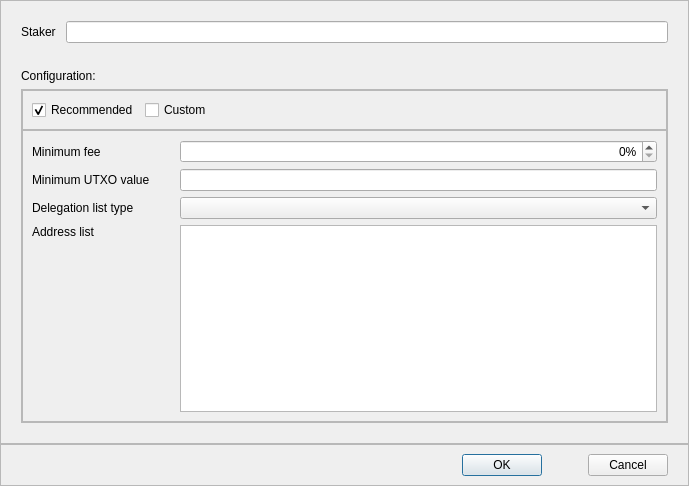
<?xml version="1.0" encoding="UTF-8"?>
<ui version="4.0">
 <class>SuperStakerConfigDialog</class>
 <widget class="QDialog" name="SuperStakerConfigDialog">
  <property name="geometry">
   <rect>
    <x>0</x>
    <y>0</y>
    <width>689</width>
    <height>486</height>
   </rect>
  </property>
  <property name="windowTitle">
   <string>Super staker options</string>
  </property>
  <layout class="QVBoxLayout" name="verticalLayout_3">
   <property name="spacing">
    <number>0</number>
   </property>
   <property name="leftMargin">
    <number>0</number>
   </property>
   <property name="topMargin">
    <number>0</number>
   </property>
   <property name="rightMargin">
    <number>0</number>
   </property>
   <property name="bottomMargin">
    <number>0</number>
   </property>
   <item>
    <widget class="QFrame" name="frameSuperStakeConfig">
     <property name="frameShape">
      <enum>QFrame::StyledPanel</enum>
     </property>
     <property name="frameShadow">
      <enum>QFrame::Raised</enum>
     </property>
     <layout class="QVBoxLayout" name="verticalLayout_2">
      <property name="leftMargin">
       <number>20</number>
      </property>
      <property name="topMargin">
       <number>20</number>
      </property>
      <property name="rightMargin">
       <number>20</number>
      </property>
      <property name="bottomMargin">
       <number>20</number>
      </property>
      <item>
       <layout class="QHBoxLayout" name="horizontalLayout_2">
        <property name="spacing">
         <number>10</number>
        </property>
        <item>
         <widget class="QLabel" name="labelStaker">
          <property name="text">
           <string>Staker</string>
          </property>
         </widget>
        </item>
        <item>
         <widget class="QLineEdit" name="txtStaker">
          <property name="readOnly">
           <bool>true</bool>
          </property>
         </widget>
        </item>
       </layout>
      </item>
      <item>
       <spacer name="verticalSpacer_2">
        <property name="orientation">
         <enum>Qt::Vertical</enum>
        </property>
        <property name="sizeType">
         <enum>QSizePolicy::Fixed</enum>
        </property>
        <property name="sizeHint" stdset="0">
         <size>
          <width>20</width>
          <height>20</height>
         </size>
        </property>
       </spacer>
      </item>
      <item>
       <widget class="QLabel" name="labelConfiguration">
        <property name="text">
         <string>Configuration:</string>
        </property>
       </widget>
      </item>
      <item>
       <widget class="QFrame" name="frameConfig">
        <property name="frameShape">
         <enum>QFrame::StyledPanel</enum>
        </property>
        <property name="frameShadow">
         <enum>QFrame::Raised</enum>
        </property>
        <layout class="QVBoxLayout" name="verticalLayout">
         <property name="spacing">
          <number>0</number>
         </property>
         <property name="leftMargin">
          <number>0</number>
         </property>
         <property name="topMargin">
          <number>0</number>
         </property>
         <property name="rightMargin">
          <number>0</number>
         </property>
         <property name="bottomMargin">
          <number>0</number>
         </property>
         <item>
          <widget class="QFrame" name="frameStakerConfigTitle">
           <property name="frameShape">
            <enum>QFrame::StyledPanel</enum>
           </property>
           <property name="frameShadow">
            <enum>QFrame::Raised</enum>
           </property>
           <layout class="QHBoxLayout" name="horizontalLayout_3">
            <item>
             <widget class="QCheckBox" name="cbRecommended">
              <property name="text">
               <string>Recommended</string>
              </property>
              <property name="checked">
               <bool>true</bool>
              </property>
              <property name="autoExclusive">
               <bool>true</bool>
              </property>
             </widget>
            </item>
            <item>
             <widget class="QCheckBox" name="cbCustom">
              <property name="text">
               <string>Custom</string>
              </property>
              <property name="autoExclusive">
               <bool>true</bool>
              </property>
             </widget>
            </item>
            <item>
             <spacer name="horizontalSpacer_2">
              <property name="orientation">
               <enum>Qt::Horizontal</enum>
              </property>
              <property name="sizeHint" stdset="0">
               <size>
                <width>188</width>
                <height>20</height>
               </size>
              </property>
             </spacer>
            </item>
           </layout>
          </widget>
         </item>
         <item>
          <widget class="QFrame" name="frameStakerConfig">
           <property name="sizePolicy">
            <sizepolicy hsizetype="Preferred" vsizetype="Expanding">
             <horstretch>0</horstretch>
             <verstretch>0</verstretch>
            </sizepolicy>
           </property>
           <property name="frameShape">
            <enum>QFrame::StyledPanel</enum>
           </property>
           <property name="frameShadow">
            <enum>QFrame::Raised</enum>
           </property>
           <layout class="QGridLayout" name="gridLayout">
            <property name="horizontalSpacing">
             <number>30</number>
            </property>
            <item row="1" column="0">
             <widget class="QLabel" name="labelMinUtxo">
              <property name="text">
               <string>Minimum UTXO value</string>
              </property>
             </widget>
            </item>
            <item row="2" column="0">
             <widget class="QLabel" name="labelListType">
              <property name="text">
               <string>Delegation list type</string>
              </property>
             </widget>
            </item>
            <item row="2" column="1">
             <widget class="QComboBox" name="cbListType">
              <property name="sizePolicy">
               <sizepolicy hsizetype="Expanding" vsizetype="Fixed">
                <horstretch>0</horstretch>
                <verstretch>0</verstretch>
               </sizepolicy>
              </property>
             </widget>
            </item>
            <item row="3" column="0" alignment="Qt::AlignTop">
             <widget class="QLabel" name="labelAddressList">
              <property name="text">
               <string>Address list</string>
              </property>
             </widget>
            </item>
            <item row="3" column="1">
             <widget class="QValidatedTextEdit" name="textAddressList"/>
            </item>
            <item row="4" column="0">
             <spacer name="verticalSpacer">
              <property name="orientation">
               <enum>Qt::Vertical</enum>
              </property>
              <property name="sizeHint" stdset="0">
               <size>
                <width>20</width>
                <height>0</height>
               </size>
              </property>
             </spacer>
            </item>
            <item row="1" column="1">
             <widget class="BitcoinAmountField" name="leMinUtxo"/>
            </item>
            <item row="0" column="0">
             <widget class="QLabel" name="labelMinFee">
              <property name="text">
               <string>Minimum fee</string>
              </property>
             </widget>
            </item>
            <item row="0" column="1">
             <widget class="QSpinBox" name="sbMinFee">
              <property name="sizePolicy">
               <sizepolicy hsizetype="Minimum" vsizetype="Fixed">
                <horstretch>0</horstretch>
                <verstretch>0</verstretch>
               </sizepolicy>
              </property>
              <property name="alignment">
               <set>Qt::AlignRight|Qt::AlignTrailing|Qt::AlignVCenter</set>
              </property>
              <property name="suffix">
               <string>%</string>
              </property>
             </widget>
            </item>
           </layout>
          </widget>
         </item>
        </layout>
       </widget>
      </item>
     </layout>
    </widget>
   </item>
   <item>
    <widget class="QFrame" name="buttonsContainerWhite">
     <property name="frameShape">
      <enum>QFrame::StyledPanel</enum>
     </property>
     <property name="frameShadow">
      <enum>QFrame::Raised</enum>
     </property>
     <layout class="QHBoxLayout" name="horizontalLayout">
      <property name="leftMargin">
       <number>20</number>
      </property>
      <property name="rightMargin">
       <number>20</number>
      </property>
      <item>
       <spacer name="horizontalSpacer">
        <property name="orientation">
         <enum>Qt::Horizontal</enum>
        </property>
        <property name="sizeHint" stdset="0">
         <size>
          <width>206</width>
          <height>20</height>
         </size>
        </property>
       </spacer>
      </item>
      <item>
       <widget class="QPushButton" name="buttonOk">
        <property name="text">
         <string>OK</string>
        </property>
       </widget>
      </item>
      <item>
       <spacer name="horizontalSpacer_3">
        <property name="orientation">
         <enum>Qt::Horizontal</enum>
        </property>
        <property name="sizeType">
         <enum>QSizePolicy::Fixed</enum>
        </property>
        <property name="sizeHint" stdset="0">
         <size>
          <width>40</width>
          <height>20</height>
         </size>
        </property>
       </spacer>
      </item>
      <item>
       <widget class="QPushButton" name="buttonCancel">
        <property name="text">
         <string>Cancel</string>
        </property>
       </widget>
      </item>
     </layout>
    </widget>
   </item>
  </layout>
 </widget>
 <customwidgets>
  <customwidget>
   <class>BitcoinAmountField</class>
   <extends>QLineEdit</extends>
   <header>qt/bitcoinamountfield.h</header>
   <container>1</container>
  </customwidget>
  <customwidget>
   <class>QValidatedTextEdit</class>
   <extends>QTextEdit</extends>
   <header>qt/qvalidatedtextedit.h</header>
  </customwidget>
 </customwidgets>
 <resources/>
 <connections/>
</ui>
